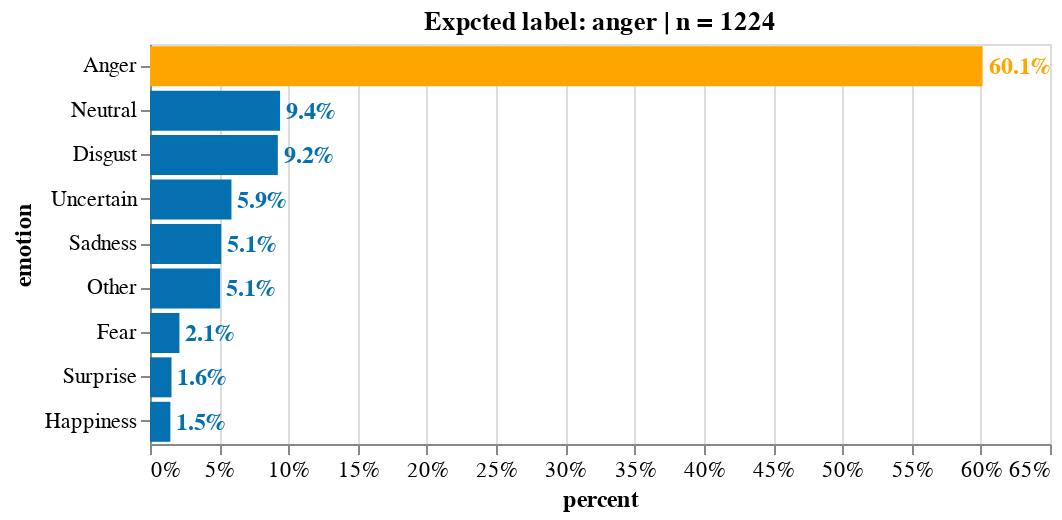

The cell this chart's notebook holds for it:
### Code cell
emotion = 'anger'
df_formated = emotion_df_formated(df_emo_answers, emotion) # subset 'anger' rows
df_formated_ans = df_formated.drop(['photo_id', 'ethnicity', 'sex','age', 'label', 'url'], axis=1)
source = count_freq_labels(df_formated_ans, X="all") 
title = 'Expcted label: '+ emotion + ' | n = '+ source['counts'].sum().astype(str)
X, Y = 'percent:Q', 'emotion:N'
w, h= 450, 200
txs, ls, ts = 12, 11, 12


chart_anger = simple_per_bar(
    source, title=title, X=X, Y=Y, \
    width=w, height=h, emotion=emotion.capitalize(), \
    text_size = txs, label_size = ls, title_size=ts)

### Figure 1 — Vega-Lite specification as saved in the notebook (floating-point values rounded to 4 significant figures)
{"config": {"view": {"continuousWidth": 400, "continuousHeight": 300}, "axis": {"labelFontSize": 11, "titleFontSize": 12}}, "layer": [{"mark": "bar", "encoding": {"color": {"condition": {"value": "orange", "test": "(datum.emotion === 'Anger')"}, "value": "#0570b0"}, "x": {"type": "quantitative", "axis": {"format": ".0%"}, "field": "percent"}, "y": {"type": "nominal", "field": "emotion", "sort": "-x"}}, "title": "Expcted label: anger | n = 1224"}, {"mark": {"type": "text", "align": "left", "baseline": "middle", "dx": 3, "fontSize": 12, "fontWeight": "bold"}, "encoding": {"color": {"condition": {"value": "orange", "test": "(datum.emotion === 'Anger')"}, "value": "#0570b0"}, "text": {"type": "quantitative", "field": "percent", "format": ".1%"}, "x": {"type": "quantitative", "axis": {"format": ".0%"}, "field": "percent"}, "y": {"type": "nominal", "field": "emotion", "sort": "-x"}}, "title": "Expcted label: anger | n = 1224"}], "data": {"name": "data-0444eee5ec661a2d59b6cb77be3869f4"}, "height": 200, "width": 450, "$schema": "https://vega.github.io/schema/vega-lite/v4.8.1.json", "datasets": {"data-0444eee5ec661a2d59b6cb77be3869f4": [{"counts": 736, "emotion": "Anger", "percent": 0.6013}, {"counts": 115, "emotion": "Neutral", "percent": 0.09395}, {"counts": 113, "emotion": "Disgust", "percent": 0.09232}, {"counts": 72, "emotion": "Uncertain", "percent": 0.05882}, {"counts": 63, "emotion": "Sadness", "percent": 0.05147}, {"counts": 62, "emotion": "Other", "percent": 0.05065}, {"counts": 26, "emotion": "Fear", "percent": 0.02124}, {"counts": 19, "emotion": "Surprise", "percent": 0.01552}, {"counts": 18, "emotion": "Happiness", "percent": 0.01471}]}}
